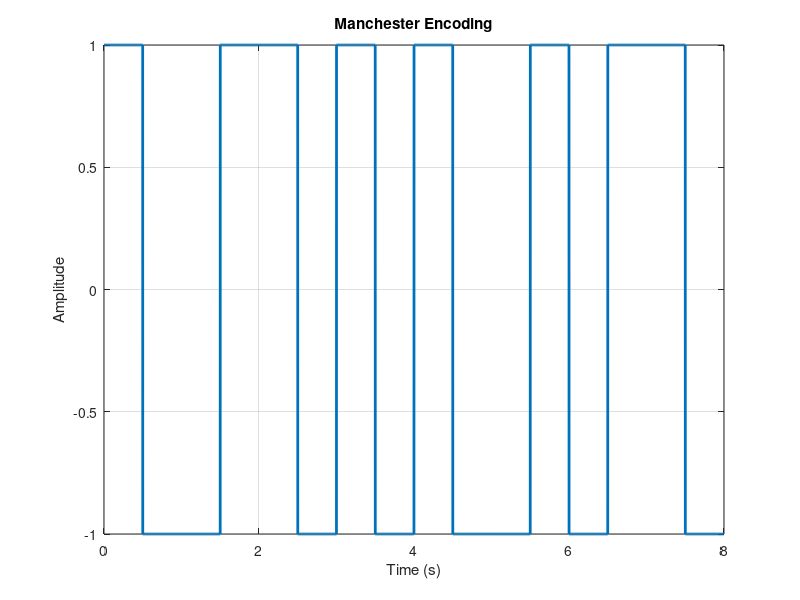

Reproduce this figure in MATLAB.

clc; clear; close all;

% Input and Parameters
bits = [1 0 1 1 1 0 0 1];  
bitrate = 1; n = 1000; % Samples per bit
t = linspace(0, length(bits) / bitrate, n * length(bits)); % Time vector
x = zeros(1, length(t)); 

% Manchester Encoding
for i = 1:length(bits)
    idx = (i-1)*n + 1:i*n;
    mid = idx(1) + n/2 - 1; % Midpoint of each bit interval
    if bits(i) == 1
        x(idx(1):mid) = 1;  x(mid+1:idx(end)) = -1; % High-to-low for '1'
    else
        x(idx(1):mid) = -1; x(mid+1:idx(end)) = 1;  % Low-to-high for '0'
    end
end

% Plot Encoded Signal
figure;
plot(t, x, 'LineWidth', 2); grid on;
title('Manchester Encoding'); xlabel('Time (s)'); ylabel('Amplitude');

% Decoding
result = (x(1:n:end) > 0); % Check the first half of each bit for decoding

% Display Decoded Bits
disp('Decoded Bits:');
disp(result);
